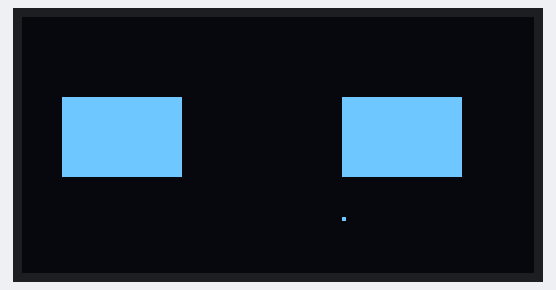
Simulated run of this program. Board: CircuitPython board. Shown: 128×64 one-colour display.

Above: at 0.1 s.

The program:

pixels.py
```python
import board
import displayio
import terminalio
from adafruit_display_text import label
import adafruit_displayio_ssd1306


displayio.release_displays()
i2c = board.I2C()
display_bus = displayio.I2CDisplay(i2c,device_address=0x3d)

WIDTH = 128
HEIGHT = 64
BORDER = 5

display = adafruit_displayio_ssd1306.SSD1306(display_bus, width=WIDTH, height=HEIGHT)

# Create a bitmap with two colors
bitmap = displayio.Bitmap(display.width, display.height, 2)

# Create a two color palette
palette = displayio.Palette(2)
palette[0] = 0x000000
palette[1] = 0xffffff

# Create a TileGrid using the Bitmap and Palette
tile_grid = displayio.TileGrid(bitmap, pixel_shader=palette)

# Create a Group
group = displayio.Group()

# Add the TileGrid to the Group
group.append(tile_grid)

# Add the Group to the Display
display.show(group)

# Draw a pixel
bitmap[80, 50] = 1

# Draw even more pixels
for x in range(10, 40):
    for y in range(20, 40):
        bitmap[x, y] = 1

# Draw even more pixels
for x in range(80, 110):
    for y in range(20, 40):
        bitmap[x, y] = 1


# Loop forever so you can enjoy your image
while True:
    pass
```
